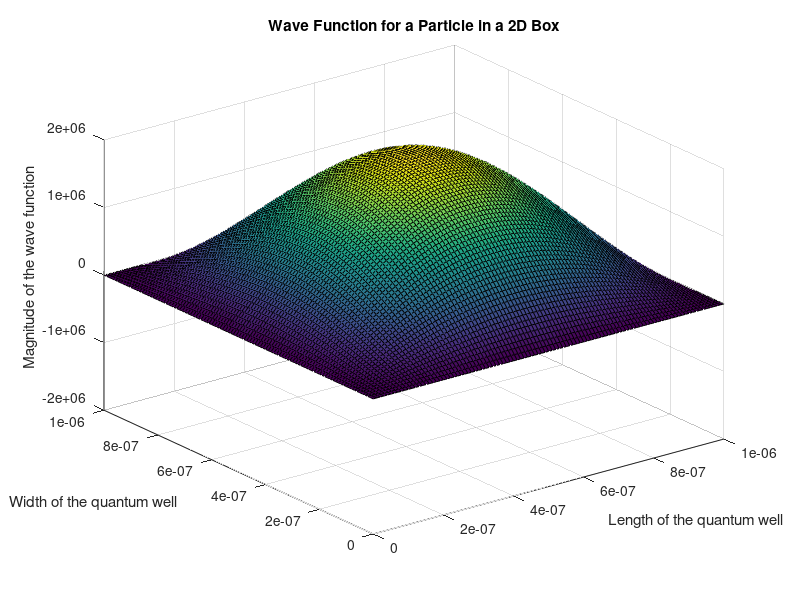

Write the MATLAB code that produced this figure. (Note: this script raises an error after producing the figure.)
%% Lab Assignment 2; 1D and 2D wave Function Simulation in Matlab
% Author: Emmanuel Mati
% ELEC2250 S2020

% ELEC-2250 S2020
% Lab assignment 2 Part B
% Solution of Schrödinger equation for a particle in a 2D box
%Reference; Solid state Electronic Devices, Streetman, Classnotes
% https://www.physicsforums.com/insights/visualizing-2-d-particle-box/
clear all
close all
clc

% Define constants and variables
h=6.63e-34; %Planck's constant in Joules
m=9.11e-31; % Free Electron mass
hbar=h/(2*pi);
for n=1:1:5 %modified to 5 from 3
    nx=n; % number of energy states along x direction
    ny=n; % number of energy states along x direction
    Lx = 1e-6; % Box length along the x-direction; length for part 3
    Ly = 1e-6; % Box length along the y-direction; lngeth for part 3


    kx =nx*pi/Lx;
    ky =ny*pi/Ly;
    E=n^2*pi^2*hbar^2/(2*m)*(1/Lx^2+1/Ly^2) % Energy of a particle in a 2D box
    w =hbar*(kx^2+ky^2)/2*m % frequency from E=hf
    w=5*w./max(w) % Frequency scaling forvisualization
    A = sqrt(4/(Lx*Ly)) % Wave function amplitude
    PD_peak=A^2 %peak value of the probability density function
    Particle_velocity=sqrt(2*E/m) %particle velocity
    t = linspace(0,5,100); %Time vector
    x=0:Lx/100:Lx;
    y=0:Ly/100:Ly;

    for ii=1:1:length(x)
        for jj=1:1:length(y)
            psi(ii,jj)=A*sin(kx*x(ii)).*sin(ky.*y(jj)); % Time independent wave function
        end
    end
    
    for kk=1:1:length(t)
        phi(kk)=exp(-j.*w.*t(kk)); % Time dependent wave function
        xx=psi.*phi(kk);
        surf (x,y,real(xx)); % 2DPlotting
        xlim([0 Lx]), ylim([0 Ly]), zlim([-A A]); %Axes range setting
        title('Wave Function for a Particle in a 2D Box')
        xlabel('Length of the quantum well')
        ylabel('Width of the quantum well')
        zlabel ('Magnitude of the wave function')% Title
        drawnow
        frame = getframe(1);
        im = frame2im(frame);
        [Q,map] = rgb2ind(im,256);
        outfile = '2DParticle44.gif'; % FIle name to save the generated .gif file
        if n==1
            imwrite(Q,map,outfile,'gif','LoopCount',Inf,'DelayTime',0);
        else
            imwrite(Q,map,outfile,'gif','WriteMode','append','DelayTime',0);
        end
    end
end